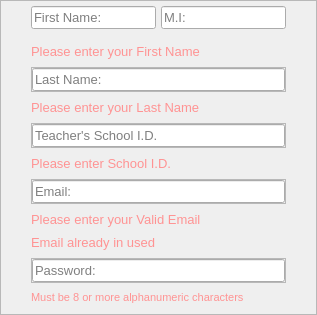
                  <widget class="QFrame" name="frame_25">
                   <property name="frameShape">
                    <enum>QFrame::StyledPanel</enum>
                   </property>
                   <property name="frameShadow">
                    <enum>QFrame::Raised</enum>
                   </property>
                   <layout class="QVBoxLayout" name="verticalLayout_61">
                    <property name="spacing">
                     <number>0</number>
                    </property>
                    <property name="leftMargin">
                     <number>0</number>
                    </property>
                    <property name="topMargin">
                     <number>0</number>
                    </property>
                    <property name="rightMargin">
                     <number>0</number>
                    </property>
                    <property name="bottomMargin">
                     <number>10</number>
                    </property>
                    <item>
                     <widget class="QWidget" name="widget_27" native="true">
                      <layout class="QVBoxLayout" name="verticalLayout_62">
                       <property name="spacing">
                        <number>15</number>
                       </property>
                       <property name="leftMargin">
                        <number>0</number>
                       </property>
                       <property name="topMargin">
                        <number>5</number>
                       </property>
                       <property name="rightMargin">
                        <number>0</number>
                       </property>
                       <property name="bottomMargin">
                        <number>0</number>
                       </property>
                       <item>
                        <widget class="QWidget" name="widget_28" native="true">
                         <layout class="QVBoxLayout" name="verticalLayout_63">
                          <property name="spacing">
                           <number>0</number>
                          </property>
                          <property name="leftMargin">
                           <number>0</number>
                          </property>
                          <property name="topMargin">
                           <number>0</number>
                          </property>
                          <property name="rightMargin">
                           <number>0</number>
                          </property>
                          <property name="bottomMargin">
                           <number>0</number>
                          </property>
                          <item>
                           <widget class="QWidget" name="widget_29" native="true">
                            <layout class="QHBoxLayout" name="horizontalLayout_13">
                             <property name="spacing">
                              <number>5</number>
                             </property>
                             <property name="sizeConstraint">
                              <enum>QLayout::SetFixedSize</enum>
                             </property>
                             <property name="leftMargin">
                              <number>0</number>
                             </property>
                             <property name="topMargin">
                              <number>0</number>
                             </property>
                             <property name="rightMargin">
                              <number>0</number>
                             </property>
                             <property name="bottomMargin">
                              <number>0</number>
                             </property>
                             <item>
                              <widget class="QWidget" name="widget_30" native="true">
                               <layout class="QVBoxLayout" name="verticalLayout_64">
                                <property name="spacing">
                                 <number>0</number>
                                </property>
                                <property name="leftMargin">
                                 <number>30</number>
                                </property>
                                <property name="topMargin">
                                 <number>0</number>
                                </property>
                                <property name="rightMargin">
                                 <number>0</number>
                                </property>
                                <property name="bottomMargin">
                                 <number>0</number>
                                </property>
                                <item>
                                 <widget class="QLineEdit" name="teachFirst_lineEdit">
                                  <property name="font">
                                   <font>
                                    <pointsize>10</pointsize>
                                   </font>
                                  </property>
                                  <property name="toolTip">
                                   <string>Required*</string>
                                  </property>
                                  <property name="styleSheet">
                                   <string notr="true"/>
                                  </property>
                                  <property name="text">
                                   <string/>
                                  </property>
                                  <property name="placeholderText">
                                   <string>First Name:</string>
                                  </property>
                                 </widget>
                                </item>
                               </layout>
                              </widget>
                             </item>
                             <item alignment="Qt::AlignLeft">
                              <widget class="QWidget" name="widget_31" native="true">
                               <layout class="QVBoxLayout" name="verticalLayout_65">
                                <property name="spacing">
                                 <number>0</number>
                                </property>
                                <property name="leftMargin">
                                 <number>0</number>
                                </property>
                                <property name="topMargin">
                                 <number>0</number>
                                </property>
                                <property name="rightMargin">
                                 <number>30</number>
                                </property>
                                <property name="bottomMargin">
                                 <number>0</number>
                                </property>
                                <item>
                                 <widget class="QLineEdit" name="teachMiddle_lineEdit">
                                  <property name="font">
                                   <font>
                                    <pointsize>10</pointsize>
                                   </font>
                                  </property>
                                  <property name="toolTip">
                                   <string>Required*</string>
                                  </property>
                                  <property name="styleSheet">
                                   <string notr="true"/>
                                  </property>
                                  <property name="text">
                                   <string/>
                                  </property>
                                  <property name="placeholderText">
                                   <string>M.I:</string>
                                  </property>
                                 </widget>
                                </item>
                               </layout>
                              </widget>
                             </item>
                            </layout>
                           </widget>
                          </item>
                         </layout>
                        </widget>
                       </item>
                       <item>
                        <widget class="QWidget" name="widget_32" native="true">
                         <layout class="QVBoxLayout" name="verticalLayout_66">
                          <property name="spacing">
                           <number>8</number>
                          </property>
                          <property name="leftMargin">
                           <number>30</number>
                          </property>
                          <property name="topMargin">
                           <number>0</number>
                          </property>
                          <property name="rightMargin">
                           <number>30</number>
                          </property>
                          <property name="bottomMargin">
                           <number>0</number>
                          </property>
                          <item>
                           <widget class="QWidget" name="warningFname_3" native="true">
                            <layout class="QVBoxLayout" name="verticalLayout_67">
                             <property name="spacing">
                              <number>0</number>
                             </property>
                             <property name="leftMargin">
                              <number>0</number>
                             </property>
                             <property name="topMargin">
                              <number>0</number>
                             </property>
                             <property name="rightMargin">
                              <number>0</number>
                             </property>
                             <property name="bottomMargin">
                              <number>0</number>
                             </property>
                             <item>
                              <widget class="QLabel" name="label_27">
                               <property name="font">
                                <font>
                                 <family>MS Shell Dlg 2</family>
                                 <pointsize>10</pointsize>
                                </font>
                               </property>
                               <property name="text">
                                <string>&lt;html&gt;&lt;head/&gt;&lt;body&gt;&lt;p&gt;&lt;span style=&quot; color:#ff9393;&quot;&gt;Please enter your First Name&lt;/span&gt;&lt;/p&gt;&lt;/body&gt;&lt;/html&gt;</string>
                               </property>
                               <property name="textFormat">
                                <enum>Qt::RichText</enum>
                               </property>
                               <property name="alignment">
                                <set>Qt::AlignLeading|Qt::AlignLeft|Qt::AlignVCenter</set>
                               </property>
                              </widget>
                             </item>
                            </layout>
                           </widget>
                          </item>
                          <item>
                           <widget class="QFrame" name="frame_26">
                            <property name="frameShape">
                             <enum>QFrame::StyledPanel</enum>
                            </property>
                            <property name="frameShadow">
                             <enum>QFrame::Raised</enum>
                            </property>
                            <layout class="QVBoxLayout" name="verticalLayout_68">
                             <property name="spacing">
                              <number>0</number>
                             </property>
                             <property name="leftMargin">
                              <number>0</number>
                             </property>
                             <property name="topMargin">
                              <number>0</number>
                             </property>
                             <property name="rightMargin">
                              <number>0</number>
                             </property>
                             <property name="bottomMargin">
                              <number>0</number>
                             </property>
                             <item>
                              <widget class="QLineEdit" name="teachLast_lineEdit">
                               <property name="font">
                                <font>
                                 <pointsize>10</pointsize>
                                </font>
                               </property>
                               <property name="toolTip">
                                <string>Required*</string>
                               </property>
                               <property name="styleSheet">
                                <string notr="true"/>
                               </property>
                               <property name="text">
                                <string/>
                               </property>
                               <property name="placeholderText">
                                <string>Last Name:</string>
                               </property>
                              </widget>
                             </item>
                            </layout>
                           </widget>
                          </item>
                          <item>
                           <widget class="QWidget" name="warningLname_3" native="true">
                            <layout class="QVBoxLayout" name="verticalLayout_69">
                             <property name="spacing">
                              <number>0</number>
                             </property>
                             <property name="leftMargin">
                              <number>0</number>
                             </property>
                             <property name="topMargin">
                              <number>0</number>
                             </property>
                             <property name="rightMargin">
                              <number>0</number>
                             </property>
                             <property name="bottomMargin">
                              <number>0</number>
                             </property>
                             <item>
                              <widget class="QLabel" name="label_28">
                               <property name="font">
                                <font>
                                 <family>MS Shell Dlg 2</family>
                                 <pointsize>10</pointsize>
                                </font>
                               </property>
                               <property name="text">
                                <string>&lt;html&gt;&lt;head/&gt;&lt;body&gt;&lt;p&gt;&lt;span style=&quot; color:#ff9393;&quot;&gt;Please enter your Last Name&lt;/span&gt;&lt;/p&gt;&lt;/body&gt;&lt;/html&gt;</string>
                               </property>
                               <property name="textFormat">
                                <enum>Qt::RichText</enum>
                               </property>
                               <property name="alignment">
                                <set>Qt::AlignLeading|Qt::AlignLeft|Qt::AlignVCenter</set>
                               </property>
                              </widget>
                             </item>
                            </layout>
                           </widget>
                          </item>
                          <item>
                           <widget class="QFrame" name="frame_27">
                            <property name="frameShape">
                             <enum>QFrame::StyledPanel</enum>
                            </property>
                            <property name="frameShadow">
                             <enum>QFrame::Raised</enum>
                            </property>
                            <layout class="QHBoxLayout" name="horizontalLayout_14">
                             <property name="spacing">
                              <number>0</number>
                             </property>
                             <property name="leftMargin">
                              <number>0</number>
                             </property>
                             <property name="topMargin">
                              <number>0</number>
                             </property>
                             <property name="rightMargin">
                              <number>0</number>
                             </property>
                             <property name="bottomMargin">
                              <number>0</number>
                             </property>
                             <item>
                              <widget class="QLineEdit" name="teachID_lineEdit">
                               <property name="font">
                                <font>
                                 <pointsize>10</pointsize>
                                </font>
                               </property>
                               <property name="toolTip">
                                <string>Required*</string>
                               </property>
                               <property name="styleSheet">
                                <string notr="true"/>
                               </property>
                               <property name="text">
                                <string/>
                               </property>
                               <property name="placeholderText">
                                <string>Teacher's School I.D.</string>
                               </property>
                              </widget>
                             </item>
                            </layout>
                           </widget>
                          </item>
                          <item>
                           <widget class="QWidget" name="warningYrSec_2" native="true">
                            <layout class="QVBoxLayout" name="verticalLayout_70">
                             <property name="spacing">
                              <number>0</number>
                             </property>
                             <property name="leftMargin">
                              <number>0</number>
                             </property>
                             <property name="topMargin">
                              <number>0</number>
                             </property>
                             <property name="rightMargin">
                              <number>0</number>
                             </property>
                             <property name="bottomMargin">
                              <number>0</number>
                             </property>
                             <item>
                              <widget class="QLabel" name="label_29">
                               <property name="font">
                                <font>
                                 <family>MS Shell Dlg 2</family>
                                 <pointsize>10</pointsize>
                                </font>
                               </property>
                               <property name="text">
                                <string>&lt;html&gt;&lt;head/&gt;&lt;body&gt;&lt;p&gt;&lt;span style=&quot; color:#ff9393;&quot;&gt;Please enter School I.D.&lt;/span&gt;&lt;/p&gt;&lt;/body&gt;&lt;/html&gt;</string>
                               </property>
                               <property name="textFormat">
                                <enum>Qt::RichText</enum>
                               </property>
                               <property name="alignment">
                                <set>Qt::AlignLeading|Qt::AlignLeft|Qt::AlignVCenter</set>
                               </property>
                              </widget>
                             </item>
                            </layout>
                           </widget>
                          </item>
                          <item>
                           <widget class="QFrame" name="frame_28">
                            <property name="frameShape">
                             <enum>QFrame::StyledPanel</enum>
                            </property>
                            <property name="frameShadow">
                             <enum>QFrame::Raised</enum>
                            </property>
                            <layout class="QVBoxLayout" name="verticalLayout_71">
                             <property name="spacing">
                              <number>0</number>
                             </property>
                             <property name="leftMargin">
                              <number>0</number>
                             </property>
                             <property name="topMargin">
                              <number>0</number>
                             </property>
                             <property name="rightMargin">
                              <number>0</number>
                             </property>
                             <property name="bottomMargin">
                              <number>0</number>
                             </property>
                             <item>
                              <widget class="QLineEdit" name="teachEmail_lineEdit">
                               <property name="font">
                                <font>
                                 <pointsize>10</pointsize>
                                </font>
                               </property>
                               <property name="toolTip">
                                <string>Required*</string>
                               </property>
                               <property name="styleSheet">
                                <string notr="true"/>
                               </property>
                               <property name="text">
                                <string/>
                               </property>
                               <property name="placeholderText">
                                <string>Email:</string>
                               </property>
                              </widget>
                             </item>
                            </layout>
                           </widget>
                          </item>
                          <item>
                           <widget class="QWidget" name="warningEmail_3" native="true">
                            <layout class="QVBoxLayout" name="verticalLayout_72">
                             <property name="spacing">
                              <number>0</number>
                             </property>
                             <property name="leftMargin">
                              <number>0</number>
                             </property>
                             <property name="topMargin">
                              <number>0</number>
                             </property>
                             <property name="rightMargin">
                              <number>0</number>
                             </property>
                             <property name="bottomMargin">
                              <number>0</number>
                             </property>
                             <item>
                              <widget class="QLabel" name="label_30">
                               <property name="font">
                                <font>
                                 <family>MS Shell Dlg 2</family>
                                 <pointsize>10</pointsize>
                                </font>
                               </property>
                               <property name="text">
                                <string>&lt;html&gt;&lt;head/&gt;&lt;body&gt;&lt;p&gt;&lt;span style=&quot; color:#ff9393;&quot;&gt;Please enter your Valid Email&lt;/span&gt;&lt;/p&gt;&lt;/body&gt;&lt;/html&gt;</string>
                               </property>
                               <property name="textFormat">
                                <enum>Qt::RichText</enum>
                               </property>
                               <property name="alignment">
                                <set>Qt::AlignLeading|Qt::AlignLeft|Qt::AlignVCenter</set>
                               </property>
                              </widget>
                             </item>
                            </layout>
                           </widget>
                          </item>
                          <item>
                           <widget class="QWidget" name="warningEmailInUsed_3" native="true">
                            <layout class="QVBoxLayout" name="verticalLayout_73">
                             <property name="leftMargin">
                              <number>0</number>
                             </property>
                             <property name="topMargin">
                              <number>0</number>
                             </property>
                             <property name="rightMargin">
                              <number>0</number>
                             </property>
                             <property name="bottomMargin">
                              <number>0</number>
                             </property>
                             <item>
                              <widget class="QLabel" name="label_31">
                               <property name="font">
                                <font>
                                 <family>MS Shell Dlg 2</family>
                                 <pointsize>10</pointsize>
                                </font>
                               </property>
                               <property name="text">
                                <string>&lt;html&gt;&lt;head/&gt;&lt;body&gt;&lt;p&gt;&lt;span style=&quot; color:#ff9393;&quot;&gt;Email already in used&lt;/span&gt;&lt;/p&gt;&lt;/body&gt;&lt;/html&gt;</string>
                               </property>
                               <property name="textFormat">
                                <enum>Qt::RichText</enum>
                               </property>
                               <property name="alignment">
                                <set>Qt::AlignLeading|Qt::AlignLeft|Qt::AlignVCenter</set>
                               </property>
                              </widget>
                             </item>
                            </layout>
                           </widget>
                          </item>
                          <item>
                           <widget class="QFrame" name="frame_29">
                            <property name="frameShape">
                             <enum>QFrame::StyledPanel</enum>
                            </property>
                            <property name="frameShadow">
                             <enum>QFrame::Raised</enum>
                            </property>
                            <layout class="QVBoxLayout" name="verticalLayout_74">
                             <property name="spacing">
                              <number>0</number>
                             </property>
                             <property name="leftMargin">
                              <number>0</number>
                             </property>
                             <property name="topMargin">
                              <number>0</number>
                             </property>
                             <property name="rightMargin">
                              <number>0</number>
                             </property>
                             <property name="bottomMargin">
                              <number>0</number>
                             </property>
                             <item>
                              <widget class="QLineEdit" name="teachPass_lineEdit">
                               <property name="font">
                                <font>
                                 <pointsize>10</pointsize>
                                </font>
                               </property>
                               <property name="toolTip">
                                <string>Required*</string>
                               </property>
                               <property name="styleSheet">
                                <string notr="true"/>
                               </property>
                               <property name="text">
                                <string/>
                               </property>
                               <property name="echoMode">
                                <enum>QLineEdit::Password</enum>
                               </property>
                               <property name="placeholderText">
                                <string>Password:</string>
                               </property>
                              </widget>
                             </item>
                            </layout>
                           </widget>
                          </item>
                          <item>
                           <widget class="QWidget" name="warningPass_3" native="true">
                            <layout class="QVBoxLayout" name="verticalLayout_75">
                             <property name="spacing">
                              <number>0</number>
                             </property>
                             <property name="leftMargin">
                              <number>0</number>
                             </property>
                             <property name="topMargin">
                              <number>0</number>
                             </property>
                             <property name="rightMargin">
                              <number>0</number>
                             </property>
                             <property name="bottomMargin">
                              <number>0</number>
                             </property>
                             <item>
                              <widget class="QLabel" name="label_32">
                               <property name="font">
                                <font>
                                 <family>MS Shell Dlg 2</family>
                                 <pointsize>10</pointsize>
                                </font>
                               </property>
                               <property name="text">
                                <string>&lt;html&gt;&lt;head/&gt;&lt;body&gt;&lt;p&gt;&lt;span style=&quot; font-size:8pt; color:#ff9393;&quot;&gt;Must be 8 or more alphanumeric characters&lt;/span&gt;&lt;/p&gt;&lt;/body&gt;&lt;/html&gt;</string>
                               </property>
                               <property name="textFormat">
                                <enum>Qt::RichText</enum>
                               </property>
                               <property name="alignment">
                                <set>Qt::AlignLeading|Qt::AlignLeft|Qt::AlignVCenter</set>
                               </property>
                              </widget>
                             </item>
                            </layout>
                           </widget>
                          </item>
                         </layout>
                        </widget>
                       </item>
                      </layout>
                     </widget>
                    </item>
                   </layout>
                  </widget>
